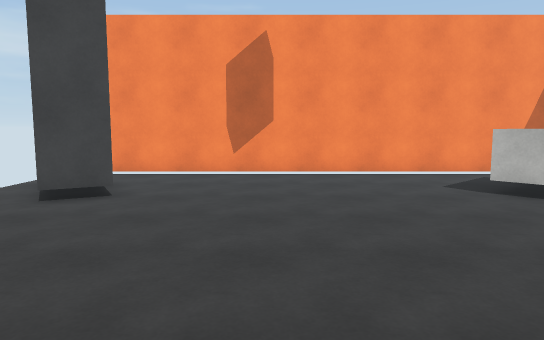
View 1 (above)

12 first-person views from a walk through a Unity game level. The camera is 1.5 m above the floor, tilts 6° down and sees 70° across. The floor is counted in squares, 1 m on a side. Each view is taken from the middle of a square. On the plan, view 1 faces up. The plan holds only what a view shows up to about 17 squares ahead; the rest is blank. The player character is not drawn. Surface patterns are stand-ins for the level's own textures.

View 2
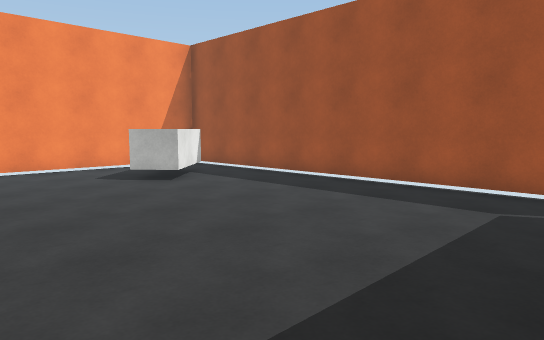

View 3
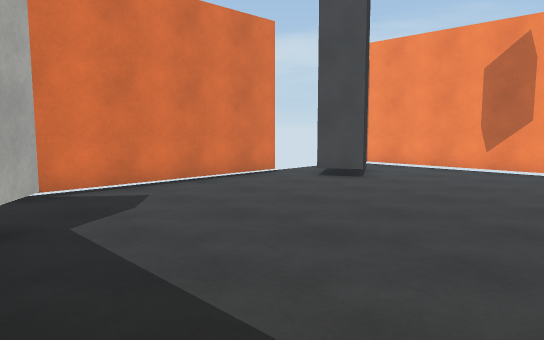

View 4
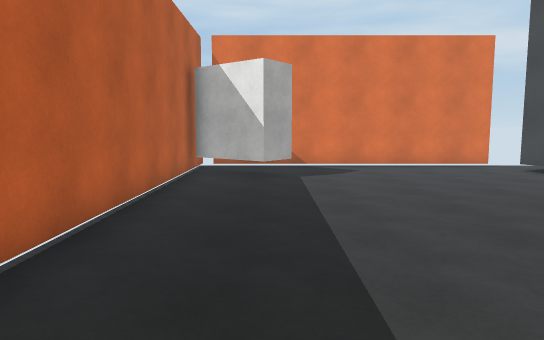

View 5
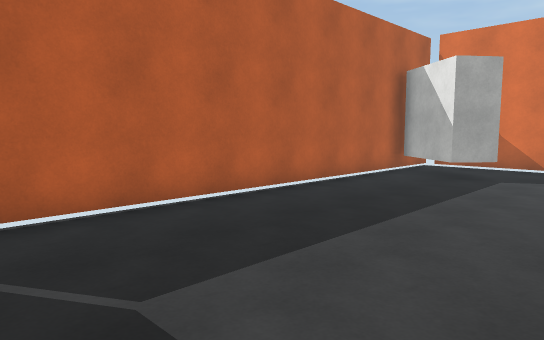

View 6
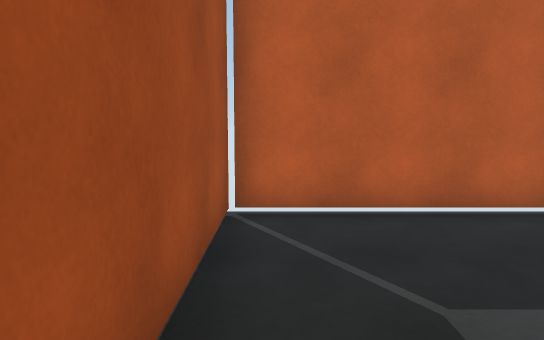

View 7
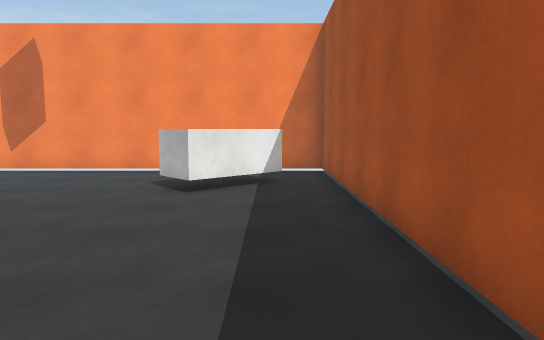

View 8
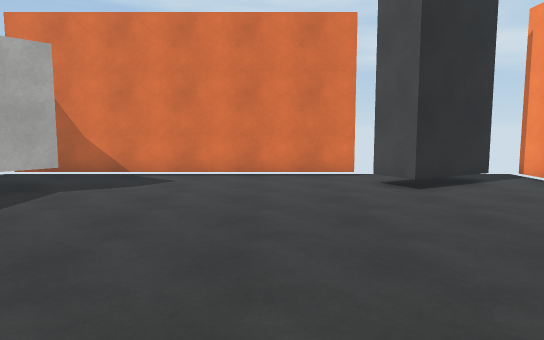

View 9
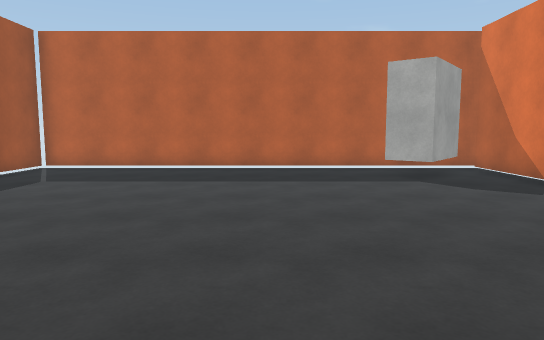

View 10
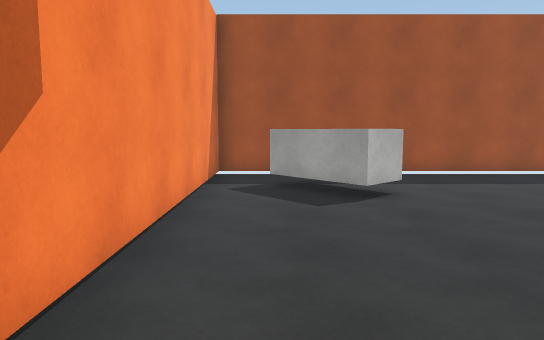

View 11
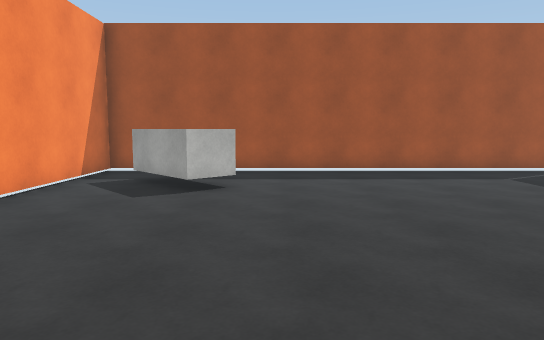

View 12
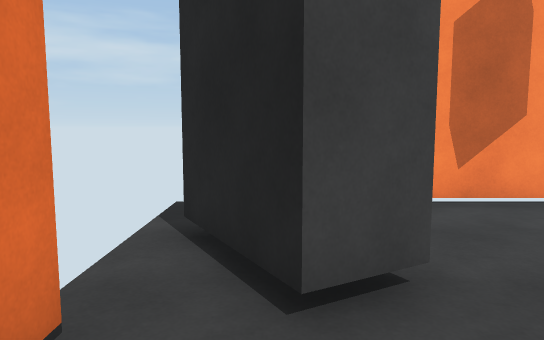

### Floor plan
Key: @ floor where view 1 was taken; # wall or solid block; x gap in a wall; . floor; ^ raised ledge; T thing the floor can be seen under or through.
Columns run from 7 left of view 1 to 10 right of it. Each row starts with its distance up from view 1.
 13  x################
 12  ................#
 11  ##...........^..#
 10  ###.........^^^.#
  9  .##.........^^..#
  8  .##.........^...#
  7 #................#
  6 #................#
  5 #................#
  4 #................#
  3 #................#
  2 #................#
  1 #................#
  0 #......@.........#
 -1 #..TT............#
 -2 #.TTT............#
 -3 #.TT.............#
 -4 ##################

Positions as (right, up) in squares from view 1, and headings:
1: (0, 0), facing up
2: (0, -2), facing up-right
3: (3, -2), facing up-left
4: (9, -1), facing left
5: (9, 3), facing down-left
6: (9, 3), facing down
7: (8, -1), facing up
8: (6, 5), facing left
9: (1, 11), facing down
10: (-3, 11), facing right
11: (-4, 7), facing right
12: (-5, 5), facing up
